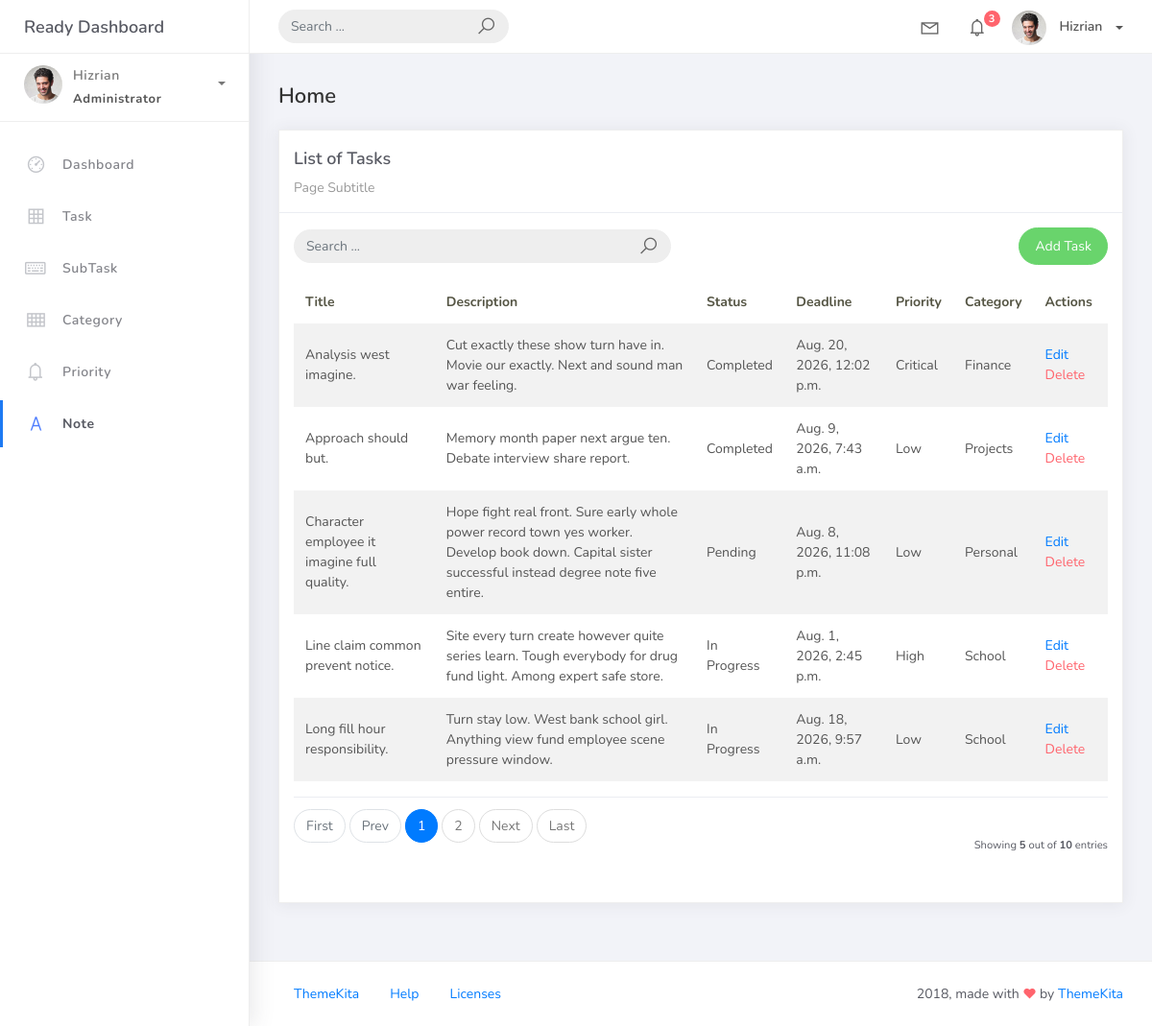
Page /task on the committed database.
### tasks/models.py (models this page shows, shortened)
class BaseModel(models.Model):
    created_at = models.DateTimeField(auto_now_add=True)
    updated_at = models.DateTimeField(auto_now=True)
    class Meta:
        abstract = True

class Task(BaseModel):
    STATUS_CHOICES = [
        ("Pending", "Pending"),
        ("In Progress", "In Progress"),
        ("Completed", "Completed"),
    ]
    title = models.CharField(max_length=255)
    description = models.CharField(max_length=255)
    deadline = models.DateTimeField()
    status = models.CharField(
        max_length=50,
        choices=STATUS_CHOICES,
        default="Pending"
    )
    category = models.ForeignKey(
        Category,
        on_delete=models.CASCADE
    )
    priority = models.ForeignKey(
        Priority,
        on_delete=models.CASCADE
    )

class Priority(BaseModel):
    prior_name = models.CharField(max_length=100)
    class Meta:
        verbose_name = "Priority"
        verbose_name_plural = "Priorities"
    def __str__(self):
        return self.prior_name

class Category(BaseModel):
    name = models.CharField(max_length=100)
    class Meta:
        verbose_name = "Category"
        verbose_name_plural = "Categories"
    def __str__(self):
        return self.name

### tasks/views.py (the view, shortened to what this page needs)
# urls.py: path('task', TaskList.as_view(), name='task-list'),
class TaskList(ListView):
    model = Task
    context_object_name = 'task'
    template_name = "task_list.html"
    paginate_by = 5
    ordering = ["title"]
    def get_queryset(self):
            qs = super().get_queryset()
            query = self.request.GET.get('q')
            return qs

### hangarin/templates/task_list.html
    {% extends 'base.html' %}
    {% load static %}
    {% block content %}
    <div class="content">
        <div class="container-fluid">
            <h4 class="page-title">Home</h4>
            <div class="row">
                <div class="col-md-12">
                    <div class="card">
                        <div class="card-header">
                            <div class="card-title">List of Tasks</div>
                            <div class="card-category">Page Subtitle</div>
                        </div>
                        <div class="card-body">
                            <div class="row align-items-center mb-3">
                                <div class="col-md-6 mb-2 mb-md-0">
                                    <form class="navbar-left navbar-form nav-search mr-md-3" action="{% url 'task-list' %}" method="get">
                                        <div class="input-group">
                                            <input type="text"
                                                placeholder="Search ..."
                                                class="form-control"
                                                name="q"
                                                value="{{ request.GET.q|default:'' }}" />
                                            <div class="input-group-append">
                                                <button type="submit" class="input-group-text">
                                                    <i class="la la-search search-icon"></i>
                                                </button>
                                            </div>
                                        </div>
                                    </form>
                                </div>
                                <div class="col-md-6 text-md-right">
                                    <a href="{% url 'task-add' %}"
                                    class="btn btn-success btn-rounded">
                                        Add Task
                                    </a>
                                </div>
                            </div>
                            <table class="table table-striped mt-3">
                                <thead>
                                    <tr>
                                        <th scope="col">Title</th>
                                        <th scope="col">Description</th>
                                        <th scope="col">Status</th>
                                        <th scope="col">Deadline</th>
                                        <th scope="col">Priority</th>
                                        <th scope="col">Category</th>
                                        <th scope ="col">Actions</th>
                                    </tr>
                                </thead>
                                <tbody>
                                    {% for object in task %}
                                    <tr>
                                        <td>{{ object.title }}</td>
                                        <td>{{ object.description }}</td>
                                        <td>{{ object.status }}</td>
                                        <td>{{ object.deadline }}</td>
                                        <td>{{ object.priority }}</td>
                                        <td>{{ object.category }}</td>
                                        <td>
                                            <a href="{% url 'task-update' object.id %}">Edit</a>
                                            <a href="{% url 'task-delete' object.id %}" class="text-danger">Delete</a>
                                        </td>
                                    </tr>
                                    {% empty %}
                                        <tr>
                                            <td colspan="4" style="text-align: center;">
                                                <p class="text-sm font-weight-bold mb-0">No Records Found</p>
                                            </td>
                                        </tr>
                                    {% endfor %}
                                </tbody>
                            </table>
                            {% include 'includes/pagination.html' %}
                        </div>
                    </div>
                </div>
            </div>
        </div>
    </div>
    {% endblock %}

### hangarin/templates/base.html (shortened to what this page needs)
{% load static %}
<!DOCTYPE html>
<html>
<head>
	<link rel="stylesheet" href="{% static 'css/bootstrap.min.css' %}">
	<link rel="stylesheet" href="{% static 'css/ready.css' %}">
	<link rel="stylesheet" href="{% static 'css/demo.css' %}">
</head>
<body>
	<div class="wrapper">
		<div class="main-header">
			<div class="logo-header">
				<a href="index.html" class="logo">
					Ready Dashboard
				</a>
			</div>
			<nav class="navbar navbar-header navbar-expand-lg">
				<div class="container-fluid">
					<form class="navbar-left navbar-form nav-search mr-md-3" action="">
						<div class="input-group">
							<input type="text" placeholder="Search ..." class="form-control">
							<div class="input-group-append">
								<span class="input-group-text">
									<i class="la la-search search-icon"></i>
								</span>
							</div>
						</div>
					</form>
					<ul class="navbar-nav topbar-nav ml-md-auto align-items-center">
						<li class="nav-item dropdown hidden-caret">
							<a class="nav-link dropdown-toggle" href="#" id="navbarDropdown" role="button" data-toggle="dropdown" aria-haspopup="true" aria-expanded="false">
								<i class="la la-envelope"></i>
							</a>
						</li>
						<li class="nav-item dropdown hidden-caret">
							<a class="nav-link dropdown-toggle" href="#" id="navbarDropdown" role="button" data-toggle="dropdown" aria-haspopup="true" aria-expanded="false">
								<i class="la la-bell"></i>
								<span class="notification">3</span>
							</a>
						</li>
						<li class="nav-item dropdown">
							<a class="dropdown-toggle profile-pic" data-toggle="dropdown" href="#" aria-expanded="false">
								<img src="{% static 'img/profile.jpg' %}" alt="user-img" width="36" class="img-circle">
								<span>Hizrian</span>
							</a>
						</li>
					</ul>
				</div>
			</nav>
		</div>
		<div class="sidebar">
			<div class="scrollbar-inner sidebar-wrapper">
				<div class="user">
					<div class="photo">
						<img src="{% static 'img/profile.jpg' %}">
					</div>
					<div class="info">
						<a class="" data-toggle="collapse" href="#collapseExample" aria-expanded="true">
							<span>
								Hizrian
								<span class="user-level">Administrator</span>
								<span class="caret"></span>
							</span>
						</a>
					</div>
				</div>
				<ul class="nav">
					<li class="nav-item">
						<a href="index.html">
							<i class="la la-dashboard"></i>
							<p>Dashboard</p>
						</a>
					</li>
					<li class="nav-item">
						<a href="{% url 'task-list' %}">
							<i class="la la-table"></i>
							<p>Task</p>
						</a>
					</li>
					<li class="nav-item">
						<a href="{% url 'subtask-list' %}">
							<i class="la la-keyboard-o"></i>
							<p>SubTask</p>
						</a>
					</li>
					<li class="nav-item">
						<a href="{% url 'category-list' %}">
							<i class="la la-th"></i>
							<p>Category</p>
						</a>
					</li>
					<li class="nav-item">
						<a href="{% url 'priority-list' %}">
							<i class="la la-bell"></i>
							<p>Priority</p>
						</a>
					</li>
					<li class="nav-item active">
						<a href="{% url 'note-list' %}">
							<i class="la la-font"></i>
							<p>Note</p>
						</a>
					</li>
				</ul>
			</div>
		</div>
		<div class="main-panel">
			{% block content %}
			{% endblock %}
			<footer class="footer">
				<div class="container-fluid">
					<nav class="pull-left">
						<ul class="nav">
							<li class="nav-item">
								<a class="nav-link" href="http://www.themekita.com">ThemeKita</a>
							</li>
							<li class="nav-item">
								<a class="nav-link" href="#">Help</a>
							</li>
							<li class="nav-item">
								<a class="nav-link" href="https://themewagon.com/license/#free-item">Licenses</a>
							</li>
						</ul>
					</nav>
					<div class="copyright ml-auto">
						2018, made with <i class="la la-heart heart text-danger"></i> by
						<a href="http://www.themekita.com">ThemeKita</a>
					</div>
				</div>
			</footer>
		</div>
	</div>
</body>
</html>

### hangarin/templates/includes/pagination.html (shortened to what this page needs)
{% if is_paginated %}
    <div class="card-footer px-0 border-0 d-flex flex-column flex-lg-row align-items-center justify-content-between mt-3">
        <nav aria-label="Topics pagination" class="mb-4">
            <ul class="pagination">
                {% if page_obj.number > 1 %}
                    <li class="page-item">
                        <a class="page-link" href="?page=1&q={{ request.GET.q }}&sort_by={{ request.GET.sort_by }}">First</a>
                    </li>
                {% else %}
                    <li class="page-item disabled">
                        <span class="page-link">First</span>
                    </li>
                {% endif %}
                {% if page_obj.has_previous %}
                    <li class="page-item">
                        <a class="page-link" href="?page={{ page_obj.previous_page_number }}&q={{ request.GET.q }}&sort_by={{ request.GET.sort_by }}">Prev</a>
                    </li>
                {% else %}
                    <li class="page-item disabled">
                        <span class="page-link">Prev</span>
                    </li>
                {% endif %}
                {% for page_num in paginator.page_range %}
                    {% if page_obj.number == page_num %}
                        <li class="page-item active">
                            <span class="page-link">
                                {{ page_num }}
                            </span>
                        </li>
                    {% elif page_num > page_obj.number|add:'-3' and page_num < page_obj.number|add:'3' %}
                        <li class="page-item">
                            <a class="page-link" href="?page={{ page_num }}&q={{ request.GET.q }}&sort_by={{ request.GET.sort_by }}">
                                {{ page_num }}
                            </a>
                        </li>
                    {% endif %}
                {% endfor %}
                {% if page_obj.has_next %}
                    <li class="page-item">
                        <a class="page-link" href="?page={{ page_obj.next_page_number }}&q={{ request.GET.q }}&sort_by={{ request.GET.sort_by }}">
                            Next
                        </a>
                    </li>
                {% else %}
                    <li class="page-item disabled">
                        <span class="page-link">Next</span>
                    </li>
                {% endif %}
                {% if page_obj.number != paginator.num_pages %}
                    <li class="page-item">
                        <a class="page-link" href="?page={{ paginator.num_pages }}&q={{ request.GET.q }}&sort_by={{ request.GET.sort_by }}">
                            Last
                        </a>
                    </li>
                {% else %}
                    <li class="page-item disabled">
                        <span class="page-link">Last</span>
                    </li>
                {% endif %}
            </ul>
        </nav>
        <div class="fw-normal small mt-4 mt-lg-0">
            Showing <b>{{ object_list.count }}</b>
            out of <b>{{ paginator.count }}</b> entries
        </div>
    </div>
{% endif %}

### rows in the picture
Task: title "Analysis west imagine.", description "Cut exactly these show turn have in. Movie our exactly. Next and sound man war feeling.", status "Completed", deadline "Aug. 20, 2026, 12:02 p.m.", priority "Critical", category "Finance"
Task: title "Approach should but.", description "Memory month paper next argue ten. Debate interview share report.", status "Completed", deadline "Aug. 9, 2026, 7:43 a.m.", priority "Low", category "Projects"
Task: title "Character employee it imagine full quality.", description "Hope fight real front. Sure early whole power record town yes worker. Develop book down. Capital sister successful instead degree note five entire.", status "Pending", deadline "Aug. 8, 2026, 11:08 p.m.", priority "Low", category "Personal"
Task: title "Line claim common prevent notice.", description "Site every turn create however quite series learn. Tough everybody for drug fund light. Among expert safe store.", status "In Progress", deadline "Aug. 1, 2026, 2:45 p.m.", priority "High", category "School"
Task: title "Long fill hour responsibility.", description "Turn stay low. West bank school girl. Anything view fund employee scene pressure window.", status "In Progress", deadline "Aug. 18, 2026, 9:57 a.m.", priority "Low", category "School"

### other values in the picture
{{ page_num }} "1"
{{ page_num }} "2"
{{ object_list.count }} "5"
{{ paginator.count }} "10"
